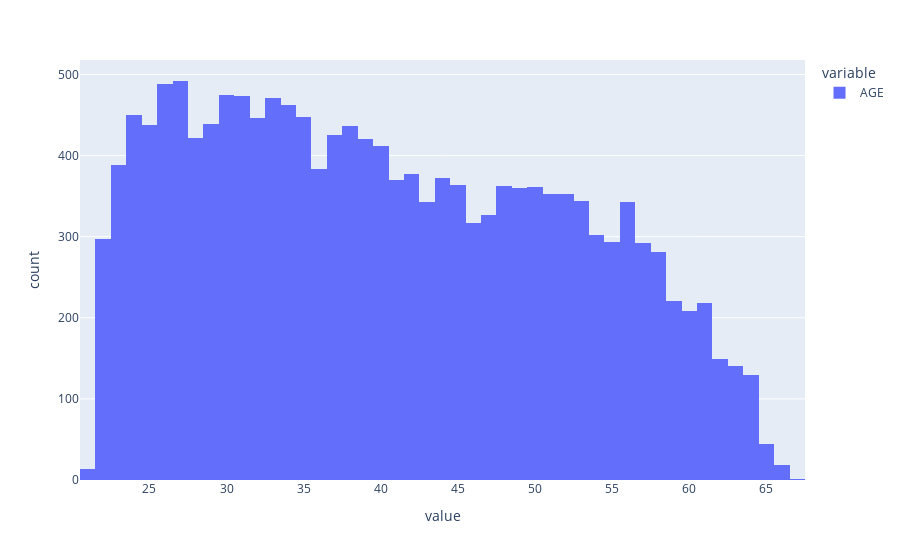

This figure's notebook cell:
### Code cell
# Возраст
import plotly.express as px

fig = px.histogram(df["AGE"])
fig.show()

### Figure 1 — Plotly figure (JSON) as saved in the notebook; plotly's stock layout.template omitted (floating-point values rounded to 4 significant figures; data arrays with more than 128 entries replaced by an {"elided": "..."} marker saying what was removed)
{"data": [{"alignmentgroup": "True", "bingroup": "x", "hovertemplate": "variable=AGE<br>value=%{x}<br>count=%{y}<extra></extra>", "legendgroup": "AGE", "marker": {"color": "#636efa", "pattern": {"shape": ""}}, "name": "AGE", "offsetgroup": "AGE", "orientation": "v", "showlegend": true, "type": "histogram", "x": {"elided": "15523 int values"}, "xaxis": "x", "yaxis": "y"}], "layout": {"barmode": "relative", "legend": {"title": {"text": "variable"}, "tracegroupgap": 0}, "margin": {"t": 60}, "xaxis": {"anchor": "y", "domain": [0, 1], "title": {"text": "value"}}, "yaxis": {"anchor": "x", "domain": [0, 1], "title": {"text": "count"}}}}
